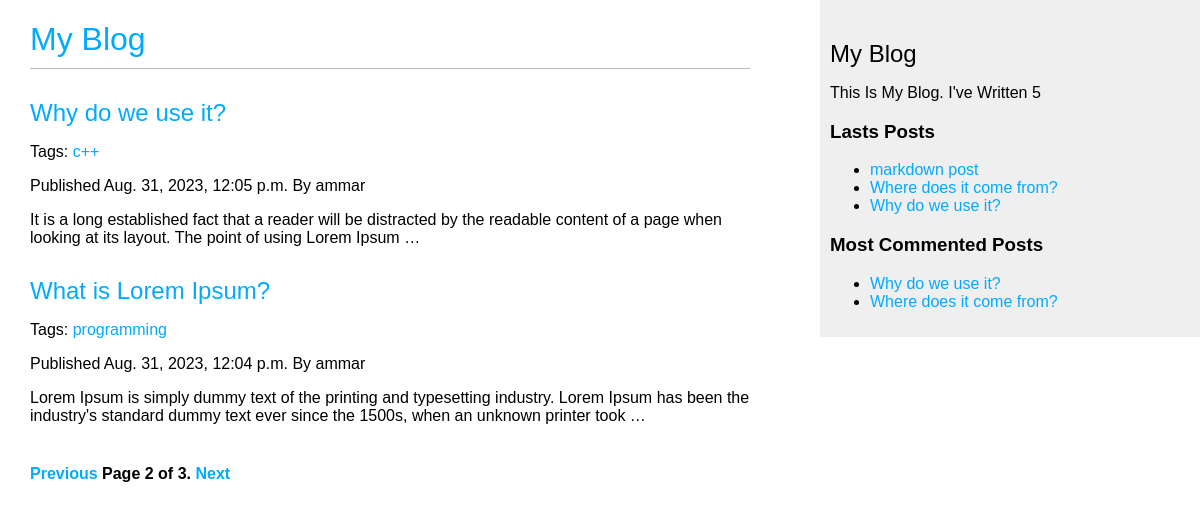
Screenshot of /blog/?page=2 with the database file from the repository.
### blog/models.py (models this page shows, shortened)
class Post(models.Model):
    class Status(models.TextChoices):
        DRAFT = 'DR' , 'Draft'
        PUBLISHED = 'PB' , 'Published'
    title = models.CharField(max_length=250)
    slug = models.SlugField(max_length=250,unique_for_date='publish')
    body = models.TextField()
    publish = models.DateTimeField(default=timezone.now)
    created = models.DateTimeField(auto_now_add=True)
    updated = models.DateTimeField(auto_now=True)
    status = models.CharField(max_length=2,choices=Status.choices,default=Status.DRAFT)
    author = models.ForeignKey(User,on_delete=models.CASCADE,related_name='blog_posts')
    tags = TaggableManager()
    class Meta:
        ordering = ['-publish']
        indexes = [
            models.Index(fields=['-publish']),
        ]
    def get_absolute_url(self):
        return reverse("blog:post_detail", args=[
            self.publish.year,
            self.publish.month,
            self.publish.day,
            self.slug,
        ])

### blog/views.py (the view)
# urls.py: path('',views.post_list,name='post_list'),
def post_list(request,tag_slug=None):
    post_list = Post.objects.all()
    tag = None
    if tag_slug:
        tag = get_object_or_404(Tag,slug=tag_slug)
        post_list = post_list.filter(tags__in=[tag])
    paginator =  Paginator(post_list,2)
    page_number = request.GET.get('page',1)
    try:
     posts = paginator.page(page_number)
    except PageNotAnInteger:
       posts = paginator.page(1)
    except EmptyPage:
       posts = paginator.page(paginator.num_pages)
    return render(request,'blog/post/list.html',{'posts':posts,'tag':tag})

### blog/templatetags/blog_tags.py (called while the page is built)
@register.simple_tag
def total_posts():
    return Post.objects.count()

@register.inclusion_tag('blog/post/lastes_posts.html')
def show_lastes_posts(count=5):
    lastes_posts = Post.objects.order_by('-publish')[:count]
    return {'lastes_posts':lastes_posts}

@register.simple_tag
def get_most_commented_posts(count=5):
    return Post.objects.annotate(total_comments=Count('comments')).order_by('-total_comments')[:count]

@register.filter(name='markdown')
def markdown_format(text):
    return mark_safe(markdown.markdown(text))

### blog/templates/blog/post/list.html (shortened to what this page needs)
{% extends 'blog/base.html' %}
{% load blog_tags %}
{% block content %}
    <h1><a href="{% url 'blog:post_list' %}">My Blog</a></h1>
    {% for post in posts %}
       <h2><a href="{{post.get_absolute_url}}">{{post.title}}</a></h2>
       <p class='tags'>
        Tags:
        {% for tag in post.tags.all %}
           <a href="{% url 'blog:post_list_by_tag' tag.slug %}">{{tag.name}}</a>
        {% endfor %}
       </p>
       <p>Published {{post.publish}} By {{post.author}}</p>
       {{post.body|markdown|truncatewords_html:30}}
    {% endfor %}
    {% include 'pagination.html' with page=posts %}
{% endblock %}

### blog/templates/blog/base.html (shortened to what this page needs)
{% load static %}
{% load blog_tags %}
<!DOCTYPE html>
<html lang="en">
<head>
    <link rel="stylesheet" href="{% static 'css/blog.css' %}">
</head>
<body>
    <div id="content">
        {% block content %}{% endblock %}
    </div>
    <div id="sidebar">
        <h2>My Blog</h2>
        <p>
            This Is My Blog.
            I've Written {% total_posts %}
        </p>
        <h3>Lasts Posts</h3>
         {% show_lastes_posts 3 %}
         {% get_most_commented_posts 2 as most_commented_posts %}
         <h3>Most Commented Posts</h3>
         <ul>
            {% for post in most_commented_posts %}
              <li>
                <a href="{{post.get_absolute_url}}">{{post.title}}</a>
              </li>
            {% endfor %}
         </ul>
    </div>
</body>
</html>

### blog/templates/blog/post/lastes_posts.html
<ul>
    {% for post in lastes_posts %}
        <li><a href="{{post.get_absolute_url}}">{{post.title}}</a></li>
    {% endfor %}
</ul>

### blog/static/css/blog.css (style rules this page uses)
body { margin:0; padding:0; font-family:helvetica, sans-serif; }
a { color:#00abff; text-decoration:none; }
h1 { font-weight:normal; border-bottom:1px solid #bbb; padding:0 0 10px 0; }
h2 { font-weight:normal; margin:30px 0 0; }
#content { float:left; width:60%; padding:0 0 0 30px; }
#sidebar { float:right; width:30%; padding:10px; background:#efefef; height:100%; }

### rows the page displays
Post: title "Why do we use it?", publish "Aug. 31, 2023, 12:05 p.m.", author "ammar", body "It is a long established fact that a reader will be distracted by the readable content of a page when looking at its layout. The point of using Lorem Ipsum …"
Tag: name "c++"
Post: title "What is Lorem Ipsum?", publish "Aug. 31, 2023, 12:04 p.m.", author "ammar", body "Lorem Ipsum is simply dummy text of the printing and typesetting industry. Lorem Ipsum has been the industry's standard dummy text ever since the 1500s, when an unknown printer took …"
Tag: name "programming"
Post: title "markdown post"
Post: title "Where does it come from?"

### other values shown
{{ page.number }} "2"
{{ page.paginator.num_pages }} "3"
